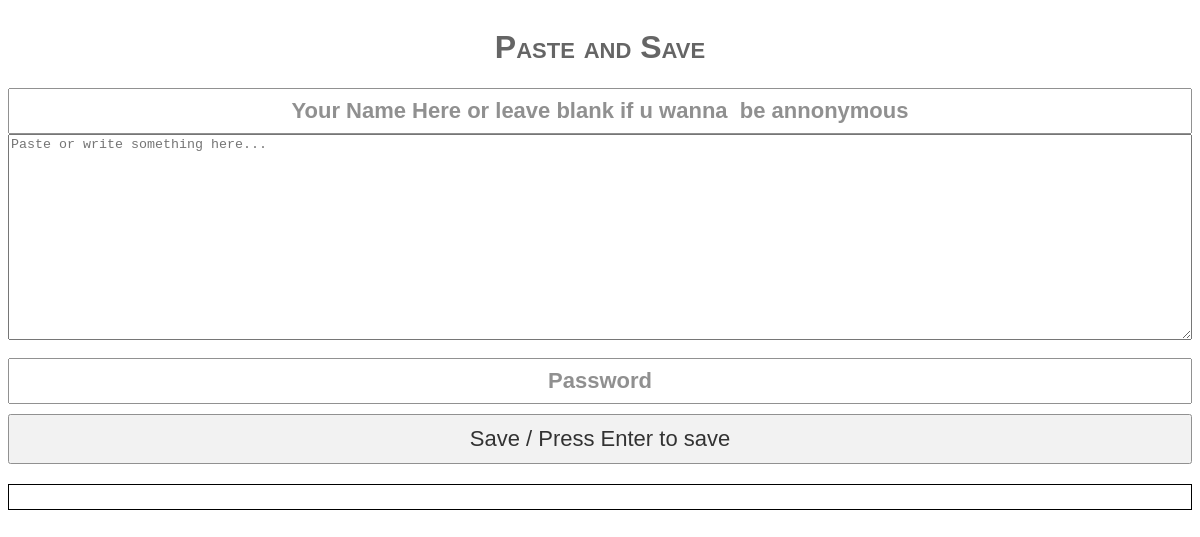
Before: / with the older database file.
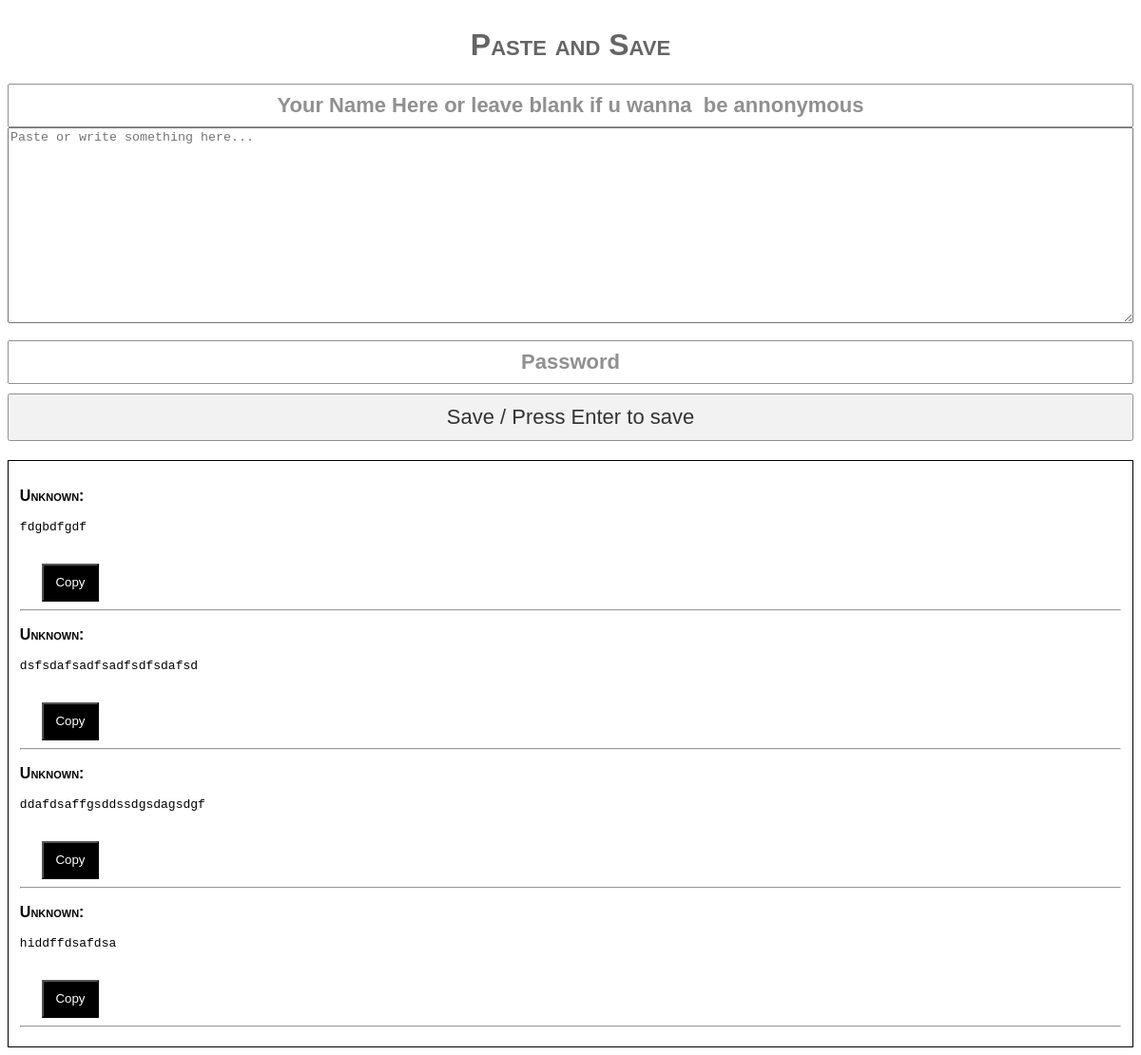
After: the same page with the newer database file.
### app1/models.py (models this page shows, shortened)
class Code(models.Model):
    id = models.AutoField(primary_key=True)
    name = models.CharField(max_length=255,default='UNKNOWN')
    code = models.TextField()
    created_at = models.DateTimeField(default=timezone.now)

### app1/views.py (the view, shortened to what this page needs)
# urls.py: 2. Add a URL to urlpatterns:  path('', views.home, name='home')
def home(request):
    codes = Code.objects.all().order_by('-created_at')
    parms = {'codes': codes}
    return render(request, 'app1/index.html', parms)

### app1/templates/app1/index.html (shortened to what this page needs)
<!DOCTYPE html>
<html lang="en">
<head>
    {% load static %}
</head>
<body>
    <div class="container">
     <h1 class="headings">Paste and Save</h1>
     <form action="/" method="post">
    <div class="formcontainer">
      <input class="name" type="text" name="name" placeholder="Your Name Here or leave blank if u wanna  be annonymous">
      <textarea id="inputText" name="inputText" placeholder="Paste or write something here..."></textarea><br>
      <input type="password" class="password" name="password" placeholder="Password">
      <button  class="save" id="save" type="submit">Save / Press Enter to save</button>
    </div>
   </form>
  <div id="output">
    {% for code in codes %}
    <p><strong class="nametxt">{{ code.name }}:</strong>
    <pre>{{ code.code }}</pre> <br>
    <button class="copy" onclick="CopyText('{{ code.code }}')">Copy</button>
 <hr>
{% endfor %}
    </div>
</div>
</body>
</html>

### app1/templates/app1/index.html (style rules this page uses)
.container { display: grid; align-items: center; }
.headings { text-align: center; opacity:0.6; font-variant: small-caps; }
body { font-family: Arial, sans-serif; }
#inputText { height: 200px; resize: vertical; }
.save { padding: 10px; margin-top: 10px; width:100%; font-size: 22px; opacity: 0.8; }
#output { margin-top: 20px; padding:1%; border:1px solid black; }
.copy,.delete { margin:0 2%; height:40px; width:60px; color:white; background-color: rgb(0, 0, 0); }
.formcontainer { display: flex; flex-direction: column; }
.name { height:40px; text-align: center; font-size: 22px; font-weight: bold; opacity: 0.8; }
.nametxt { font-variant: small-caps; }
.password { height:40px; text-align: center; font-size: 22px; font-weight: bold; opacity: 0.8; }

Changed rows visible on the page:
added Code: name "Unknown", code "fdgbdfgdf"
added Code: name "Unknown", code "dsfsdafsadfsadfsdfsdafsd"
added Code: name "Unknown", code "ddafdsaffgsddssdgsdagsdgf"
added Code: name "Unknown", code "hiddffdsafdsa"
